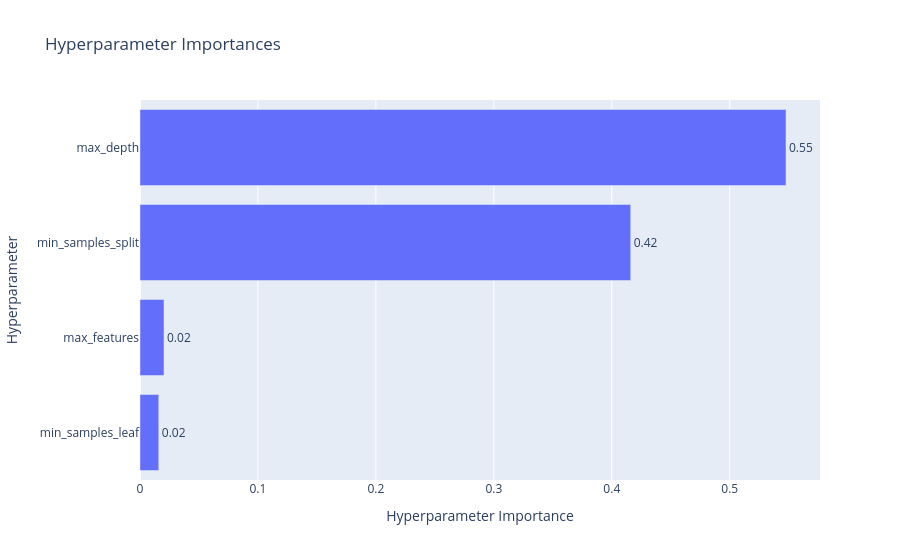

The code cell stored with this chart in its notebook:
### Code cell
plot_param_importances(study)

### Figure 1 — Plotly figure (JSON) as saved in the notebook; plotly's stock layout.template omitted (floating-point values rounded to 4 significant figures)
{"data": [{"cliponaxis": false, "hovertemplate": ["min_samples_leaf (IntDistribution): 0.015924849252922278<extra></extra>", "max_features (FloatDistribution): 0.020342109423836494<extra></extra>", "min_samples_split (IntDistribution): 0.41603005550287153<extra></extra>", "max_depth (IntDistribution): 0.5477029858203697<extra></extra>"], "name": "Objective Value", "orientation": "h", "text": ["0.02", "0.02", "0.42", "0.55"], "textposition": "outside", "type": "bar", "x": [0.01592, 0.02034, 0.416, 0.5477], "y": ["min_samples_leaf", "max_features", "min_samples_split", "max_depth"]}], "layout": {"title": {"text": "Hyperparameter Importances"}, "xaxis": {"title": {"text": "Hyperparameter Importance"}}, "yaxis": {"title": {"text": "Hyperparameter"}}}}
